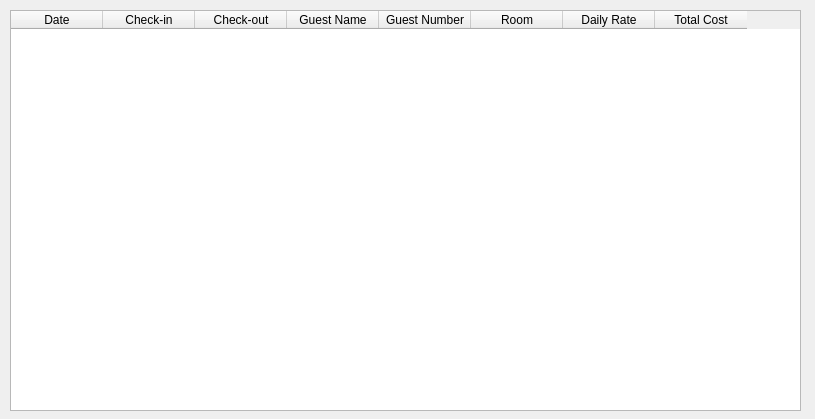
<?xml version="1.0" encoding="UTF-8"?>
<ui version="4.0">
 <class>DialogBookingListMonthly</class>
 <widget class="QDialog" name="DialogBookingListMonthly">
  <property name="geometry">
   <rect>
    <x>0</x>
    <y>0</y>
    <width>815</width>
    <height>419</height>
   </rect>
  </property>
  <property name="windowTitle">
   <string>Monthly Bookings</string>
  </property>
  <widget class="QTableWidget" name="tableBookings">
   <property name="geometry">
    <rect>
     <x>10</x>
     <y>10</y>
     <width>791</width>
     <height>401</height>
    </rect>
   </property>
   <attribute name="horizontalHeaderDefaultSectionSize">
    <number>92</number>
   </attribute>
   <column>
    <property name="text">
     <string>Date</string>
    </property>
   </column>
   <column>
    <property name="text">
     <string>Check-in</string>
    </property>
   </column>
   <column>
    <property name="text">
     <string>Check-out</string>
    </property>
   </column>
   <column>
    <property name="text">
     <string>Guest Name</string>
    </property>
   </column>
   <column>
    <property name="text">
     <string>Guest Number</string>
    </property>
   </column>
   <column>
    <property name="text">
     <string>Room</string>
    </property>
   </column>
   <column>
    <property name="text">
     <string>Daily Rate</string>
    </property>
   </column>
   <column>
    <property name="text">
     <string>Total Cost</string>
    </property>
   </column>
  </widget>
 </widget>
 <resources/>
 <connections/>
</ui>
